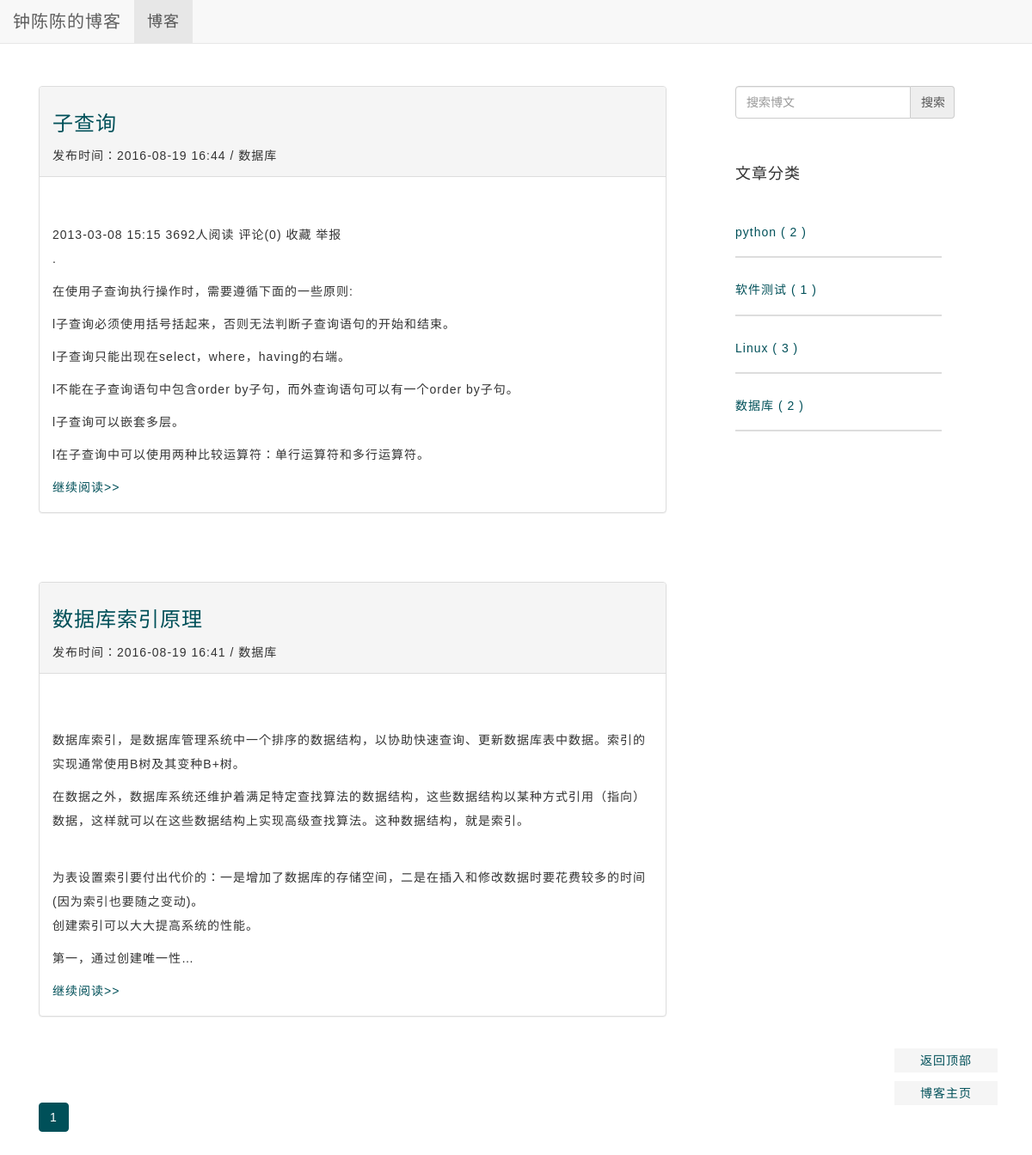
/blog/cat/10/, run on an earlier commit of the app's database.
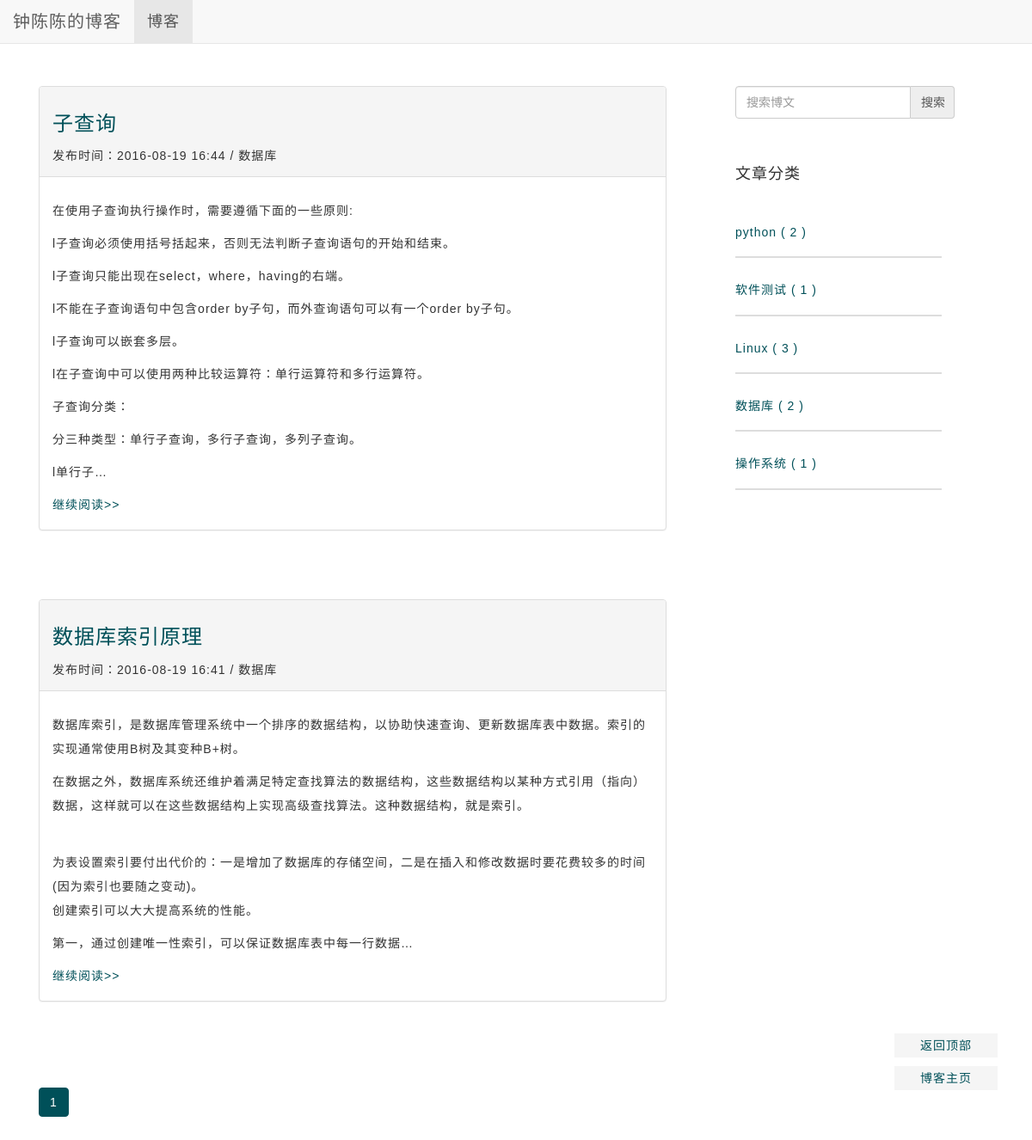
And on a later commit of the database.
### blog/models.py (models this page shows, shortened)
class Blog(models.Model):
    title = models.CharField(verbose_name='Title',max_length=32)
    author = models.CharField(verbose_name='Author', max_length=16)
    content=RichTextUploadingField('Content')
    created = models.DateTimeField(verbose_name='Pub_Date', auto_now_add=True)
    category = models.ForeignKey(Category, verbose_name='Category')
    tags = models.ManyToManyField(Tag, verbose_name='Tags')

class Category(models.Model):
    name = models.CharField('名称', max_length=16)
    num=models.IntegerField(default=0,blank=True)

### blog/views.py (the view)
# urls.py: url(r'^cat/(?P<category_id>\d+)/$', views.get_category, name='blog_get_category'),
def get_category(request, category_id):
    try:
        cat=Category.objects.get(id=category_id)
    except Category.DoesNotExist:
        raise Http404
    cat_blogset=cat.blog_set.all().order_by('-created')
    blog_paginator=Paginator(cat_blogset,8)#show 8 blogs per page
    page=request.GET.get('page')
    try:
        blogs=blog_paginator.page(page)
    except PageNotAnInteger:
        blogs=blog_paginator.page(1)
    except EmptyPage:
        blogs=blog_paginator(blog_paginator.num_pages)
    ctx = {
    'blogs': blogs,
    'categories':Category.objects.all(),
    }
    return render(request, 'blog-list.html', ctx)

### blog/templates/blog-list.html (shortened to what this page needs)
{% extends "blog_base.html" %}
{% block head %}
{% load staticfiles %}
	<link rel="stylesheet" type="text/css" href="{% static 'blog/css/base.css' %}" />
	<link rel="stylesheet" type="text/css" href="{% static 'blog/css/get_blog.css' %}" />
{% endblock %}
{% block content %}
{% for blog in blogs %}
<div class="blog_item">
	<div class="panel panel-default">
		<div class="panel-heading">
			<div class="blog_header">
				<a href= "{% url 'blog_get_detail' blog.id %}"><h3>{{ blog.title }}</h3></a>
				<span class="blog_created" >发布时间：{{ blog.created|date:"Y-m-d H:i" }}</span>
				<span class="dc_sep">/</span></small>
				<span class="blog_category" >{{ blog.category.name }}</span>
			</div>
		</div>
		<div class="panel-body">
		    <div class="blog_content">
			    <p> {{ blog.content|truncatechars:300 |safe}}</p>
		     </div>
				<a class="continue" href="{% url 'blog_get_detail' blog.id %}" style="padding-top:15px font-size:16px">继续阅读>></a>
		</div>
	</div>
</div>
{% endfor %}
<div class="footer">
	<ul class="pagination">
		<li class="page_btn active" id="cur_page">
			 <a   href="?page={{ blogs.number }} " >{{ blogs.number }} </a>
		</li>
	</ul>
</div>
{% endblock %}

### blog/templates/blog_base.html (shortened to what this page needs)
<!DOCTYPE html>
<html>
<head>
        {% load staticfiles %}
        <link href="{% static 'blog/bootstrap/css/bootstrap.min.css' %}" rel="stylesheet">
     {% block head %}{% endblock %}
</head>
<body>
        <div class="navbar navbar-default navbar-fixed-top" role="navigation">
                 <div class="navbar-header">
                          <a class="navbar-brand" href="{% url 'blog_get_blogs' %}">钟陈陈的博客</a>
                 </div>
                 <div class="collapse navbar-collapse" id="example-navbar-collapse">
                         <ul class="nav navbar-nav">
                                  <li class="active">
                                           <a href="{% url 'blog_get_blogs' %}">博客</a>
                                  </li>
                         </ul>
                 </div>
        </div>
        <div class="container" id="top">
                <div class="row">
                        <div class="col-md-8">
                                 {% block content %}{% endblock %}
                        </div>
                        <div class="col-md-3 tags">
                                <form  action="{% url 'blog_search' %}" role="form" method="post">
                                        <div class="input-group">
                                             <input type="text" class="form-control" name="blog_search" placeholder="搜索博文"></input>
                                             <input  id="search-button" type="submit" class="input-group-addon" value="搜索"></input>
                                        </div>
                                </form>
                                <div class="panel panel-default">
                                        <div id="category_title" class="panel-body">
                                                <h4>文章分类</h4>
                                        </div>
                                        <div class="panel-body">
                                                <div class="category_content">
                                                        <ul>
                                                                {% for category in categories %}
                                                                <li class="category_item">
                                                                        <a href="{% url 'blog_get_category' category.id %}" >
                                                                                <h5> {{category.name}}  ( {{category.num}} )</h5>
                                                                         </a>
                                                                </li>
                                                                 {% endfor %}
                                                        </ul>
                                                </div>
                                        </div>
                                </div>
                        </div>
                </div>
        </div>
	<div class="back_to_top">
		<a href="#top" target="_self">返回顶部</a>
		<a href="{%url 'blog_get_blogs' %}" target="_self">博客主页</a>
	</div>
</body>
</html>

### blog/static/blog/css/base.css (style rules this page uses)
body { font-family: Microsoft YaHei,'宋体' , Tahoma, Helvetica, Arial, sans-serif; letter-spacing: 1px; }
a { color: #005059; }
ul ,li { list-style-type: none; padding-left: 0; }
.navbar-brand { font-size:20px; }
.navbar-nav { font-size: 18px; }
.container { font-size: 14px; line-height: 2em; margin-top: 100px; width:95%; }
.col-md-8 { margin-right: 50px; }
#search-button { display: table-cell; height:38px; width:20%; text-align: center; }
.input-group { width:100%; margin-bottom: 30px; }
.input-group .form-control { width:80%; height:38px; }
.tags .panel,.tags .panel-default { border-style:none; box-shadow: none; }
.tags .panel-body { border-style:none; padding-left: 0; }
.category_item { border-bottom-style: solid; border-bottom-width: 2px; border-bottom-color: #DDD; margin-bottom: 30px; padding-bottom: 10px; font-size:20px; }
.pagination li a { color: #005059; }
.pagination .active a { background-color: #005059; border-color: #005059; }
.back_to_top { position:fixed; right:40px; bottom:50px; z-index:100; display:block; }
.back_to_top a { display:block; font-size:14px; color:##A0A0A0!important; background-color:#F5F5F5; width:120px; text-align:center; padding:4px; text-decoration:none; margin-bottom:10px; }

### blog/static/blog/css/get_blog.css (style rules this page uses)
.blog_item { margin-bottom: 80px; }

What changed in the data, as far as the page shows it:
changed Blog "子查询": content "2013-03-08 15:15 3692人阅读 评论(0) 收藏 举报 . 在使用子查询执行操作时，需要遵循下面的一些原则: l子查询必须使用括号括起来，否则无法判断子查询语句的开始和结束。 l子查询只能出现在select，where，having的右端。 l不能在子查询语句中包含order by子句，而外查询语句可以有一个order by子句。 l子查询可以嵌套多层。 l在子查询中可以使用两种比较运算符：单行运算符和多行运算符。" → "在使用子查询执行操作时，需要遵循下面的一些原则: l子查询必须使用括号括起来，否则无法判断子查询语句的开始和结束。 l子查询只能出现在select，where，having的右端。 l不能在子查询语句中包含order by子句，而外查询语句可以有一个order by子句。 l子查询可以嵌套多层。 l在子查询中可以使用两种比较运算符：单行运算符和多行运算符。 子查询分类： 分三种类型：单行子查询，多行子查询，多列子查询。 l单行子…"
changed Blog "数据库索引原理": content "数据库索引，是数据库管理系统中一个排序的数据结构，以协助快速查询、更新数据库表中数据。索引的实现通常使用B树及其变种B+树。 在数据之外，数据库系统还维护着满足特定查找算法的数据结构，这些数据结构以某种方式引用（指向）数据，这样就可以在这些数据结构上实现高级查找算法。这种数据结构，就是索引。 为表设置索引要付出代价的：一是增加了数据库的存储空间，二是在插入和修改数据时要花费较多的时间(因为索引也要随之变动)。 创建索引可以大大提高系统的性能。 第一，通过创建唯一性…" → "数据库索引，是数据库管理系统中一个排序的数据结构，以协助快速查询、更新数据库表中数据。索引的实现通常使用B树及其变种B+树。 在数据之外，数据库系统还维护着满足特定查找算法的数据结构，这些数据结构以某种方式引用（指向）数据，这样就可以在这些数据结构上实现高级查找算法。这种数据结构，就是索引。 为表设置索引要付出代价的：一是增加了数据库的存储空间，二是在插入和修改数据时要花费较多的时间(因为索引也要随之变动)。 创建索引可以大大提高系统的性能。 第一，通过创建唯一性索引，可以保证数据库表中每一行数据…"
added Category: name "操作系统", num "1"
